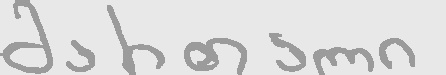
#> input picture words/word0_0-1.jpg, 446 x 75 px, found by its file name
$ python canny.py
#> lines starting #> are read from the running program, lines starting #| are printed output that depends on the picture; after the words box and inside, x2 and y2 are one past the last pixel; in counts of white or black regions, pixels touching at a corner belong together
import cv2
from imutils import contours

image = cv2.imread('words\word0_0-1.jpg')
#> image is the input picture: shape (75, 446, 3); min 147, max 240, mean 220.3
original = image.copy()

gray = cv2.cvtColor(image, cv2.COLOR_BGR2GRAY)
blur = cv2.GaussianBlur(gray, (3,3), 0)
canny = cv2.Canny(blur, 120, 255, 1)
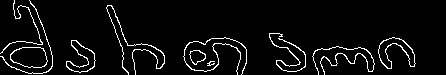
#> canny: shape (75, 446); 5.2% white in thin lines or dots

cnts = cv2.findContours(canny, cv2.RETR_EXTERNAL, cv2.CHAIN_APPROX_SIMPLE)
#> cnts = 11 contours, 2 with area under 20; largest, box (x1, y1, x2, y2) and area: (10, 47, 48, 68) 599, (378, 37, 416, 69) 464, (66, 40, 96, 73) 404, (189, 50, 206, 65) 153, (269, 33, 306, 72) 46
cnts = cnts[0] if len(cnts) == 2 else cnts[1]
cnts, _ = contours.sort_contours(cnts, method="left-to-right")


min_area = 100
image_number = 0
for c in cnts:
    area = cv2.contourArea(c)
    if area > min_area:
        x,y,w,h = cv2.boundingRect(c)
        cv2.rectangle(image, (x, y), (x + w, y + h), (36,255,12), 2)
        ROI = original[y:y+h, x:x+w]
        cv2.imwrite("ROI_{}.png".format(image_number), ROI)
        image_number += 1
#> this loop made 11 passes
#> (area, x, y, w, h) on passes 3, 4, 7, 11: (599, 10, 47, 38, 21), (404, 66, 40, 30, 33), (153, 189, 50, 17, 15), (463.5, 378, 37, 38, 32)
#> area on passes 1, 5, 6, 9, 10: 21.5, 39, 41, 46, 40
#> pass 3, `ROI = original[y:y+h, x:x+w]`:
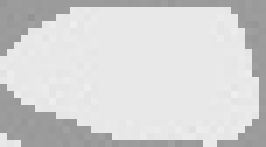
#> ROI: shape (21, 38, 3) (shown 7 times larger); min 147, max 238, mean 211.9
#> after the loop:
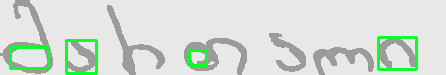
#> image: shape (75, 446, 3); 3.97% of pixels changed, all inside (x1, y1, x2, y2) = (9, 36, 418, 75)
#> after the loop, image_number = 4
cv2.imshow('image', image)
cv2.waitKey()

$ run again, with words/word0_1-0.jpg copied over words/word0_0-1.jpg
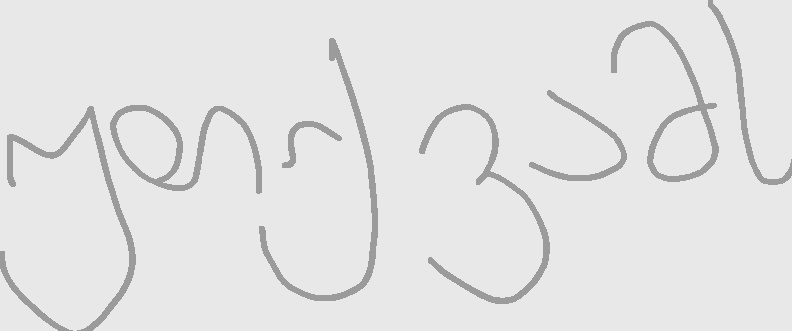
#> input picture words/word0_1-0.jpg, 792 x 331 px, found by its file name
#> image is the input picture: shape (331, 792, 3); min 147, max 240, mean 227.1
#> `canny = cv2.Canny(blur, 120, 255, 1)`:
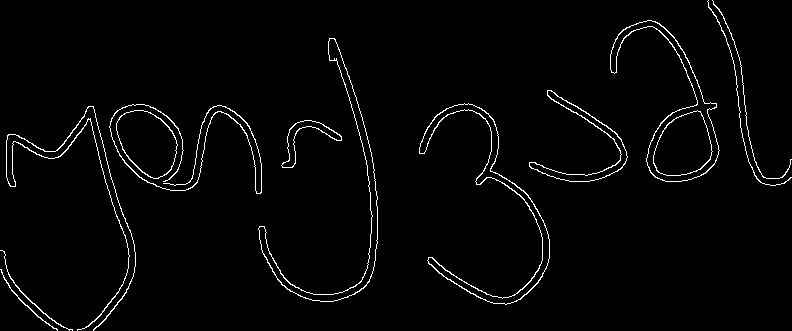
#> canny: shape (331, 792); 2.3% white in thin lines or dots
#> cnts = 12 contours; largest, box (x1, y1, x2, y2) and area: (610, 20, 720, 182) 5265, (116, 110, 178, 179) 2933, (419, 103, 550, 305) 2754, (258, 38, 378, 302) 2652, (529, 90, 628, 182) 1308
#> the loop `for c in cnts:` made 12 passes
#> (area, x, y, w, h) on passes 3 to 10: (169.5, 6, 106, 130, 225), (136, 109, 104, 153, 90), (2933, 116, 110, 62, 69), (2651.5, 258, 38, 120, 264), (612.5, 281, 120, 61, 48), (2753.5, 419, 103, 131, 202), (1308, 529, 90, 99, 92), (5265, 610, 20, 110, 162)
#> after the loop `for c in cnts:`:
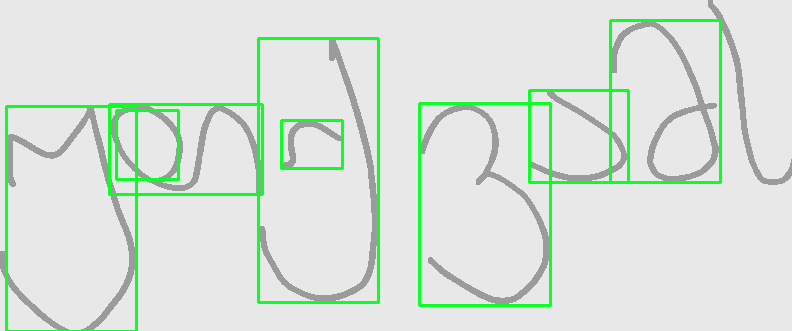
#> image: shape (331, 792, 3); 4.44% of pixels changed, all inside (x1, y1, x2, y2) = (5, 19, 722, 331)
#> after the loop `for c in cnts:`: image_number = 8
